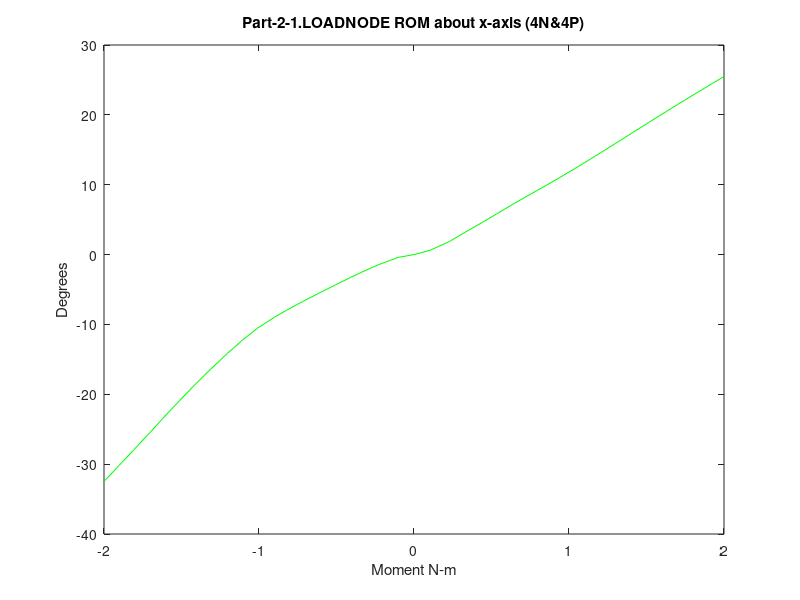

Here is the MATLAB script that generated this plot: (Note: this script raises an error after producing the figure.)
%% Range of  motion for model2_slideslide_Notether
%% Part-2-1.LOADNODE
% extension (4N) data converted to degrees
ta=[2 2.05126 2.11533 2.17471 2.20447 2.25221 2.30059 2.35788 2.41099 2.45099 2.50605 2.55427 2.60174 2.65492 2.70335 2.75569 2.80363 2.85302 2.90564 2.95047 3];
ur1a=(180/pi)*(.046461+[-0.046461 -0.0536261 -0.0719243 -0.0925226 -0.103558 -0.121725 -0.140536 -0.163272 -0.185491 -0.203345 -0.230981 -0.260761 -0.293318 -0.331982 -0.368959 -0.410823 -0.450315 -0.491948 -0.535856 -0.572623 -0.613218]);
ur2a=(180/pi)*(-.00585777+[0.00585777 0.00841638 0.010007 0.0102352 0.0101615 0.00996129 0.00983925 0.00944009 0.00872969 0.00795143 0.00648589 0.00507382 0.00342678 0.00139457 -0.000519125 -0.00280388 -0.00500792 -0.00741207 -0.00996584 -0.0122504 -0.0149016]);
ur3a=(180/pi)*(-.0178048+[0.0178048 0.0199497 0.0218387 0.022983 0.0233934 0.0240444 0.0249874 0.0261197 0.0269602 0.0274648 0.0278968 0.0281361 0.0283354 0.0284696 0.0285354 0.0284503 0.0282464 0.0279206 0.0273946 0.0269224 0.0263005]);

% flexion (4P) data converted to degrees
tb=[2 2.05126 2.11533 2.16533 2.2247 2.26689 2.31689 2.36689 2.42627 2.46846 2.52783 2.57002 2.60127 2.65098 2.70667 2.75577 2.81523 2.85038 2.90628 2.96349 3];
ur1b=(180/pi)*(.046461+[-0.046461 -0.0359477 -0.0133479 0.00944377 0.0359762 0.0553909 0.0783308 0.100425 0.126423 0.145329 0.172574 0.192578 0.207534 0.231616 0.258985 0.282958 0.311678 0.328488 0.354915 0.381588 0.398399]);
ur2b=(180/pi)*(-.00585777+[0.00585777 0.00940761 0.0140127 0.0177305 0.0214263 0.023906 0.0262111 0.0281338 0.0302518 0.0315664 0.0332463 0.0343249 0.0351286 0.0364289 0.0377455 0.0387762 0.0398819 0.0404991 0.0414438 0.042386 0.0429678]);
ur3b=(180/pi)*(-.0178048+[0.0178048 0.0203497 0.0237966 0.0263945 0.0292494 0.0306654 0.0324515 0.0340485 0.0356731 0.0366741 0.0380647 0.0390368 0.0396573 0.0402178 0.0401768 0.0397688 0.0390263 0.0385131 0.0376008 0.0366164 0.035982]);

% lateral bending (5N) data converted to degrees
ta5=[2 2.05026 2.11433 2.16433 2.21433 2.27371 2.30007 2.35578 2.40928 2.45979 2.52161 2.5572 2.60603 2.68118 2.71243 2.7511 2.82625 2.8575 2.91199 2.97132 3];
ur1a5=(180/pi)*(.046461+[-0.046461 -0.0451101 -0.0445592 -0.0441061 -0.0437283 -0.0437659 -0.0440733 -0.0450963 -0.046389 -0.0480873 -0.0505779 -0.0523386 -0.0550276 -0.0602993 -0.0627917 -0.0662852 -0.0741423 -0.0777171 -0.0844714 -0.092678 -0.0968135 ]);
ur2a5=(180/pi)*(-.00585777+[0.00585777 0.0011283 -0.0143931 -0.0297852 -0.0465441 -0.0670162 -0.076214 -0.0956696 -0.114098 -0.131182 -0.151505 -0.162986 -0.178549 -0.202013 -0.211623 -0.22348 -0.246269 -0.255595 -0.271608 -0.288473 -0.29643]);
ur3a5=(180/pi)*(-.0178048+[0.0178048 0.0154921 0.00426314 -0.00777221 -0.0211762 -0.0379736 -0.0456183 -0.0618495 -0.0774356 -0.0916588 -0.108128 -0.11698 -0.128566 -0.144665 -0.151019 -0.158667 -0.172983 -0.178715 -0.188199 -0.197649 -0.201962]);

% lateral bending (5P) data converted to degrees
tb5=[2 2.05126 2.11533 2.17471 2.20404 2.25438 2.33159 2.3549 2.4016 2.46738 2.50746 2.55002 2.60679 2.65835 2.71084 2.76368 2.81124 2.86007 2.90407 2.95108 3];
ur1b5=(180/pi)*(.046461+[-0.046461 -0.0441738 -0.0412694 -0.037977 -0.0362806 -0.0335458 -0.0311413 -0.0307253 -0.0304009 -0.0309078 -0.0315854 -0.0326829 -0.0348422 -0.0375529 -0.0411012 -0.0457139 -0.0507404 -0.0563129 -0.061931 -0.0685728 -0.0760728 ]);
ur2b5=(180/pi)*(-.00585777+[0.00585777 0.016923 0.0387083 0.0620079 0.0740923 0.0950612 0.126557 0.13574 0.153747 0.178354 0.193089 0.20858 0.22891 0.246986 0.264864 0.282395 0.297851 0.313444 0.327124 0.341241 0.355306]);
ur3b5=(180/pi)*(-.0178048+[0.0178048 0.0249361 0.0414938 0.0602444 0.0702475 0.0879529 0.114798 0.122642 0.138033 0.158917 0.171336 0.184283 0.201058 0.215759 0.229847 0.242884 0.253846 0.26458 0.273378 0.281887 0.289915]);

% axial roation (6N) data converted to degrees.
ta6=[2 2.05026 2.11433 2.16433 2.21433 2.26433 2.31433 2.36433 2.41433 2.46433 2.51433 2.56433 2.61433 2.66433 2.72371 2.75007 2.8094 2.86877 2.91887 2.95447 3 ];
ur1a6=(180/pi)*(.046461+[-0.046461 0.0120134 0.0225821 0.0326221 0.0346589 0.0376811 0.0392403 0.0416189 0.0431029 0.0446674 0.0469115 0.0501583 0.0529518 0.0550387 0.0577096 0.0605975 0.0635991 0.0667291 0.070642 0.0735443 0.075722]);
ur2a6=(180/pi)*(-.00585777+[0.00585777 0.00326802 -0.0212194 -0.0443153 -0.0531256 -0.0720561 -0.082076 -0.0957176 -0.104243 -0.112443 -0.121757 -0.133206 -0.142142 -0.148118 -0.155054 -0.161535 -0.167544 -0.173199 -0.1795 -0.183733 -0.186727]);
ur3a6=(180/pi)*(-.0178048+[0.0178048 -0.000432237 -0.0357116 -0.0723013 -0.0853066 -0.112844 -0.127303 -0.147426 -0.160062 -0.172559 -0.187227 -0.20545 -0.220143 -0.230185 -0.242165 -0.253802 -0.265047 -0.275957 -0.288593 -0.297423 -0.303869]);

% axial rotation (6P) data converted to degrees
tb6=[2 2.05026 2.11433 2.15261 2.2098 2.25679 2.30943 2.35333 2.40624 2.4511 2.50404 2.55744 2.60598 2.66477 2.70156 2.77304 2.80429 2.86109 2.90333 2.95384 3];
ur1b6=(180/pi)*(.046461+[-0.046461 -0.0442157 -0.0403981 -0.0371732 -0.0303606 -0.0229673 -0.0142684 -0.00756481 -0.000874363 0.00421245 0.00968479 0.0148364 0.0196412 0.025531 0.0291696 0.0361057 0.039017 0.0440077 0.0474514 0.051356 0.0548259]);
ur2b6=(180/pi)*(-.00585777+[0.00585777 0.0139065 0.0316258 0.0435986 0.0628339 0.079047 0.0963183 0.109871 0.125801 0.138728 0.153466 0.167843 0.180278 0.194382 0.202635 0.217346 0.223255 0.233188 0.239912 0.247345 0.25374 ]);
ur3b6=(180/pi)*(-.0178048+[0.0178048 0.0282052 0.051683 0.068339 0.0967203 0.121959 0.149398 0.170857 0.194342 0.212771 0.23321 0.252614 0.269334 0.288446 0.299769 0.320366 0.32885 0.34349 0.35374 0.365401 0.375664]);

%% Part-2-1.N-C4-EP
% extension (4N) data converted to degrees
tc=[2 2.05126 2.11533 2.17471 2.20447 2.25221 2.30059 2.35788 2.41099 2.45099 2.50605 2.55427 2.60174 2.65492 2.70335 2.75569 2.80363 2.85302 2.90564 2.95047 3];
ur1c=(180/pi)*(.0652219+[-0.0652219 -0.0678079 -0.0780829 -0.08993 -0.0965624 -0.107933 -0.12038 -0.136916 -0.153658 -0.167095 -0.18842 -0.21314 -0.241012 -0.274491 -0.306763 -0.343943 -0.379506 -0.417255 -0.457065 -0.490476 -0.527491]);
ur2c=(180/pi)*(-.00575355+[0.00575355 0.00876211 0.0115177 0.0136299 0.0145683 0.0158161 0.0168639 0.0177434 0.0183105 0.0185527 0.0185564 0.0184826 0.0181009 0.017387 0.0165195 0.0152686 0.0138928 0.0121854 0.0102091 0.0083124 0.00594123]);
ur3c=(180/pi)*(-.0145811+[0.0145811 0.016823 0.0192073 0.021282 0.0221676 0.0233724 0.0246094 0.0260628 0.0272437 0.0279853 0.0286537 0.0290683 0.0293763 0.0295325 0.0294775 0.0291958 0.0287587 0.0281247 0.0272176 0.0263719 0.0252691]);

% flexion (4P) data converted to degrees
td=[2 2.05126 2.11533 2.16533 2.2247 2.26689 2.31689 2.36689 2.42627 2.46846 2.52783 2.57002 2.60127 2.65098 2.70667 2.75577 2.81523 2.85038 2.90628 2.96349 3];
ur1d=(180/pi)*(.0652219+[-0.0652219 -0.0599489 -0.0445372 -0.0278231 -0.00967535 0.00405053 0.0201429 0.0353064 0.0533949 0.0669229 0.0868054 0.101659 0.112803 0.130856 0.151499 0.169747 0.191797 0.204746 0.225209 0.245927 0.25903 ]);
ur2d=(180/pi)*(-.00575355+[0.00575355 0.00878705 0.0126534 0.0157421 0.0185835 0.0206105 0.0224306 0.023907 0.0255792 0.0266279 0.027932 0.0287482 0.0293586 0.0303489 0.0313938 0.0322458 0.0331944 0.0337213 0.0345208 0.0353228 0.0358292]);
ur3d=(180/pi)*(-.0145811+[0.0145811 0.0169057 0.0201926 0.0226505 0.0253269 0.0267117 0.0285401 0.0302412 0.0320307 0.0332059 0.0348375 0.0359843 0.036731 0.0374607 0.0375919 0.0373691 0.0368628 0.0364826 0.0357927 0.0349756 0.034424 ]);

% lateral bending (5N) data converted to degrees
tc5=[2 2.05026 2.11433 2.16433 2.21433 2.27371 2.30007 2.35578 2.40928 2.45979 2.52161 2.5572 2.60603 2.68118 2.71243 2.7511 2.82625 2.8575 2.91199 2.97132 3];
ur1c5=(180/pi)*(.0652219+[-0.0652219 -0.0638241 -0.0621553 -0.0606192 -0.059022 -0.0573316 -0.0567365 -0.0558345 -0.0555319 -0.055887 -0.0569443 -0.0579648 -0.0595916 -0.0632077 -0.0650475 -0.0677532 -0.0741011 -0.0770513 -0.0827925 -0.0899534 -0.0936318]);
ur2c5=(180/pi)*(-.00575355+[0.00575355 0.00495717 -0.00398189 -0.0142009 -0.0258059 -0.0402069 -0.0467628 -0.0609656 -0.0747204 -0.0876656 -0.103251 -0.112171 -0.124295 -0.142739 -0.150355 -0.159803 -0.178077 -0.185567 -0.198434 -0.211924 -0.218262]);
ur3c5=(180/pi)*(-.0145811+[0.0145811 0.0148493 0.00801288 -0.000635107 -0.0106532 -0.0235199 -0.0294592 -0.0422698 -0.0548648 -0.0664376 -0.0799016 -0.0871577 -0.0966311 -0.109737 -0.114912 -0.121151 -0.132903 -0.13764 -0.145533 -0.153355 -0.156944]);

% lateral bending (5P) data converted to degrees
td5=[2 2.05126 2.11533 2.17471 2.20404 2.25438 2.33159 2.3549 2.4016 2.46738 2.50746 2.55002 2.60679 2.65835 2.71084 2.76368 2.81124 2.86007 2.90407 2.95108 3];
ur1d5=(180/pi)*(.0652219+[-0.0652219 -0.0636609 -0.061237 -0.0580193 -0.0563067 -0.0534592 -0.0506721 -0.050089 -0.0491992 -0.0489302 -0.0490992 -0.049715 -0.0512532 -0.0534173 -0.0563863 -0.060437 -0.0649869 -0.0700536 -0.0751923 -0.0813588 -0.0883873]);
ur2d5=(180/pi)*(-.00575355+[0.00575355 0.0126266 0.0277154 0.0445712 0.0534253 0.06896 0.0922924 0.0991549 0.112737 0.13156 0.142967 0.15506 0.171093 0.185502 0.199829 0.213959 0.226479 0.239138 0.2502 0.261631 0.273006 ]);
ur3d5=(180/pi)*(-.0145811+[0.0145811 0.0189132 0.0309067 0.0452172 0.0529978 0.0669755 0.0881903 0.0944592 0.106809 0.123827 0.13403 0.144724 0.158715 0.171131 0.183066 0.194139 0.203498 0.212685 0.220134 0.227334 0.234154]);

% axial rotation (6N) data converted to degrees
tc6=[2 2.05026 2.11433 2.16433 2.21433 2.26433 2.31433 2.36433 2.41433 2.46433 2.51433 2.56433 2.61433 2.66433 2.72371 2.75007 2.8094 2.86877 2.91887 2.95447 3 ];
ur1c6=(180/pi)*(.0652219+[-0.0652219 -0.00774222 0.00311143 0.0135572 0.0157954 0.0194108 0.0212933 0.0238506 0.0254061 0.0269697 0.0291936 0.0323068 0.0348986 0.0368379 0.0393121 0.0419044 0.0445448 0.0472839 0.0506963 0.0531932 0.0550687]);
ur2c6=(180/pi)*(-.00575355+[0.00575355 0.00759886 -0.0121157 -0.0297248 -0.0362521 -0.0501547 -0.0575018 -0.0673596 -0.0734732 -0.0793559 -0.085997 -0.0942627 -0.1008 -0.105172 -0.110253 -0.115045 -0.119497 -0.123698 -0.128397 -0.131592 -0.13388]);
ur3c6=(180/pi)*(-.0145811+[0.0145811 0.000829347 -0.0299378 -0.0610835 -0.0717433 -0.0939681 -0.105556 -0.121562 -0.131551 -0.141399 -0.152896 -0.167139 -0.178619 -0.186474 -0.195834 -0.204924 -0.21369 -0.222195 -0.232025 -0.238908 -0.243927]);

% axial rotation (6P) data converted to degrees
td6=[2 2.05026 2.11433 2.15261 2.2098 2.25679 2.30943 2.35333 2.40624 2.4511 2.50404 2.55744 2.60598 2.66477 2.70156 2.77304 2.80429 2.86109 2.90333 2.95384 3 ];
ur1d6=(180/pi)*(.0652219+[-0.0652219 -0.0633771 -0.0597316 -0.0564333 -0.0493221 -0.0417042 -0.0328972 -0.0260625 -0.0191891 -0.0139985 -0.00842891 -0.00298002 0.00210375 0.00821917 0.0119503 0.018872 0.0217521 0.0266882 0.0300956 0.0339795 0.0374428]);
ur2d6=(180/pi)*(-.00575355+[0.00575355 0.0111622 0.0239804 0.0328607 0.0472754 0.059379 0.072051 0.081917 0.093651 0.10335 0.114526 0.125593 0.135206 0.146117 0.152502 0.163851 0.168401 0.176041 0.181152 0.186754 0.191573 ]);
ur3d6=(180/pi)*(-.0145811+[0.0145811 0.0221963 0.0410352 0.0548087 0.078774 0.100215 0.123311 0.14122 0.160655 0.175926 0.192858 0.208883 0.222625 0.238327 0.247619 0.264467 0.271386 0.283308 0.291601 0.301001 0.309264]);

%% part-2-1.N-C5-EP
% extension (4N) data converted to degrees
te=[2 2.05126 2.11533 2.17471 2.20447 2.25221 2.30059 2.35788 2.41099 2.45099 2.50605 2.55427 2.60174 2.65492 2.70335 2.75569 2.80363 2.85302 2.90564 2.95047 3];
ur1e=(180/pi)*(.0360465+[-0.0360465 -0.0310256 -0.0284369 -0.0281848 -0.0288115 -0.0306729 -0.0333635 -0.0383002 -0.0446524 -0.0503491 -0.0589128 -0.0657091 -0.0721595 -0.0796571 -0.0866213 -0.0941554 -0.101312 -0.108941 -0.118193 -0.126872 -0.136707]);
ur2e=(180/pi)*(.00362934+[-0.00362934 -0.000816419 0.00234237 0.00460571 0.0056311 0.00707295 0.00811795 0.00897552 0.00964599 0.0100533 0.0103967 0.010815 0.0111069 0.0111469 0.010794 0.0100509 0.0091455 0.00789748 0.00631757 0.00486378 0.00316811]);
ur3e=(180/pi)*(-.00139267+[0.00139267 0.00311741 0.00498444 0.00631064 0.00686268 0.00759292 0.00816488 0.00883101 0.00944028 0.00984726 0.0102185 0.0105657 0.0108136 0.0108635 0.0105994 0.0100191 0.00931582 0.00842783 0.00733199 0.00638176 0.00528537]);

% flexion (4P) data converted to degrees
tf=[2 2.05126 2.11533 2.16533 2.2247 2.26689 2.31689 2.36689 2.42627 2.46846 2.52783 2.57002 2.60127 2.65098 2.70667 2.75577 2.81523 2.85038 2.90628 2.96349 3];
ur1f=(180/pi)*(.0360465+[-0.0360465 -0.0326828 -0.0310375 -0.0292938 -0.0202336 -0.0112178 -0.00113044 0.0078197 0.0193459 0.028583 0.0423383 0.0528034 0.0605854 0.072953 0.0869164 0.0993444 0.114528 0.123523 0.137792 0.152318 0.161531 ]);
ur2f=(180/pi)*(.00362934+[-0.00362934 -0.00160864 -0.000346236 0.000104435 0.00118082 0.0023612 0.0032632 0.00413088 0.00541988 0.00639233 0.00774378 0.00861272 0.00931341 0.0105156 0.011826 0.0129059 0.014122 0.0148007 0.0158234 0.0168403 0.0174586]);
ur3f=(180/pi)*(-.00139267+[0.00139267 0.00274009 0.00403326 0.00467883 0.00578094 0.00611365 0.00690142 0.00781369 0.00894671 0.00981661 0.0111547 0.0121513 0.0127808 0.0133192 0.013386 0.0132439 0.012926 0.0126913 0.0122533 0.0117116 0.011337]);

% lateral bending (5N) data converted to degrees
te5=[2 2.05026 2.11433 2.16433 2.21433 2.27371 2.30007 2.35578 2.40928 2.45979 2.52161 2.5572 2.60603 2.68118 2.71243 2.7511 2.82625 2.8575 2.91199 2.97132 3];
ur1e5=(180/pi)*(.0360465+[-0.0360465 -0.0317818 -0.0286308 -0.0271382 -0.0263996 -0.0261936 -0.0263061 -0.0267765 -0.0276582 -0.0288123 -0.0305957 -0.0319814 -0.0341455 -0.0382373 -0.0402405 -0.0430103 -0.0493167 -0.0521633 -0.0576627 -0.0642047 -0.0675002 ]);
ur2e5=(180/pi)*(.00362934+[-0.00362934 -0.00237485 -0.00486907 -0.00921751 -0.0152386 -0.0233588 -0.0271641 -0.0360263 -0.0449466 -0.0536681 -0.0644837 -0.0707795 -0.0793696 -0.0928129 -0.0984633 -0.105519 -0.11915 -0.124678 -0.134095 -0.143733 -0.148214]);
ur3e5=(180/pi)*(-.00139267+[0.00139267 0.00312348 0.00187437 -0.00148461 -0.00639972 -0.0133572 -0.0166691 -0.0242306 -0.0320757 -0.0395543 -0.0484456 -0.0532664 -0.0595371 -0.0682283 -0.0717225 -0.0759035 -0.0839072 -0.0871414 -0.092519 -0.0977295 -0.100106 ]);

% lateral bending (5P) data converted to degrees
tf5=[2 2.05126 2.11533 2.17471 2.20404 2.25438 2.33159 2.3549 2.4016 2.46738 2.50746 2.55002 2.60679 2.65835 2.71084 2.76368 2.81124 2.86007 2.90407 2.95108 3 ];
ur1f5=(180/pi)*(.0360465+[-0.0360465 -0.0318841 -0.0296556 -0.0290331 -0.0289847 -0.0294599 -0.0304406 -0.0306649 -0.0310939 -0.0320204 -0.0328952 -0.0342723 -0.0368888 -0.039935 -0.0436632 -0.048372 -0.0533837 -0.0587974 -0.0641488 -0.0704129 -0.0773204 ]);
ur2f5=(180/pi)*(.00362934+[-0.00362934 -0.000124664 0.00679385 0.01477 0.0192855 0.0275857 0.0419079 0.0464815 0.0559655 0.0695572 0.0780108 0.087066 0.0991928 0.110187 0.121101 0.13189 0.141466 0.151105 0.159385 0.167789 0.175967]);
ur3f5=(180/pi)*(-.00139267+[0.00139267 0.0026898 0.00709186 0.0130023 0.0165973 0.0236775 0.0361569 0.0401943 0.0485197 0.0604036 0.0677497 0.0755301 0.0858641 0.0951326 0.103994 0.112183 0.119162 0.125994 0.131424 0.13665 0.141573]);

% axial rotation (6N) data converted to degrees
te6=[2 2.05026 2.11433 2.16433 2.21433 2.26433 2.31433 2.36433 2.41433 2.46433 2.51433 2.56433 2.61433 2.66433 2.72371 2.75007 2.8094 2.86877 2.91887 2.95447 3];
ur1e6=(180/pi)*(.0360465+[-0.0360465 0.0152986 0.0215109 0.0222938 0.022396 0.0233382 0.0244276 0.026321 0.0274988 0.0287114 0.0305348 0.0330443 0.0351618 0.0367329 0.0387646 0.0409194 0.0431277 0.0454637 0.0483892 0.0505039 0.0520792 ]);
ur2e6=(180/pi)*(.00362934+[-0.00362934 0.00440906 -0.00629086 -0.0159115 -0.0200908 -0.029293 -0.0340468 -0.0403082 -0.0443146 -0.0481945 -0.0525561 -0.0579445 -0.0621553 -0.064925 -0.0681542 -0.0711789 -0.0740042 -0.0766485 -0.0795774 -0.0815035 -0.0828531]);
ur3e6=(180/pi)*(-.00139267+[0.00139267 -0.00445267 -0.0234333 -0.0411013 -0.0475547 -0.0614963 -0.0688207 -0.0789011 -0.0852482 -0.0915202 -0.0987961 -0.107788 -0.114977 -0.119848 -0.125637 -0.131219 -0.136598 -0.141816 -0.147834 -0.151997 -0.155015]);

% axial rotation (6P) data converted to degrees
tf6=[2 2.05026 2.11433 2.15261 2.2098 2.25679 2.30943 2.35333 2.40624 2.4511 2.50404 2.55744 2.60598 2.66477 2.70156 2.77304 2.80429 2.86109 2.90333 2.95384 3];
ur1f6=(180/pi)*(.0360465+[-0.0360465 -0.0314624 -0.0275937 -0.0253968 -0.0222772 -0.0195005 -0.0157651 -0.0122131 -0.00799245 -0.00432491 0.000159711 0.00459138 0.00866122 0.0135149 0.0164297 0.0217997 0.0240698 0.0281141 0.0310106 0.0343864 0.0373768]);
ur2f6=(180/pi)*(.00362934+[-0.00362934 -0.00116437 0.00415819 0.00770108 0.0133066 0.0183109 0.0240841 0.0297099 0.0375507 0.0441939 0.0520356 0.0598333 0.0665629 0.0741442 0.0785256 0.0861958 0.0892719 0.0944364 0.0978406 0.101482 0.104507]);
ur3f6=(180/pi)*(-.00139267+[0.00139267 0.00522626 0.0151993 0.022918 0.037043 0.0503499 0.0649864 0.0770244 0.09064 0.101414 0.113463 0.124749 0.134243 0.144976 0.151257 0.162457 0.167018 0.174867 0.180284 0.186369 0.191634]);

%% part-2-1.N-C6-EP
% extension (4N) data converted to degrees
tg=[2 2.05126 2.11533 2.17471 2.20447 2.25221 2.30059 2.35788 2.41099 2.45099 2.50605 2.55427 2.60174 2.65492 2.70335 2.75569 2.80363 2.85302 2.90564 2.95047 3];
ur1g=(180/pi)*(.0170716+[-0.0170716 -0.0107927 -0.00301835 0.00342873 0.00629899 0.00973415 0.0117543 0.0126821 0.0125253 0.0118824 0.0106671 0.00981395 0.00892741 0.00764087 0.00622124 0.00451628 0.00264717 0.000254544 -0.0032264 -0.00723474 -0.0123233 ]);
ur2g=(180/pi)*(.00248324+[-0.00248324 -0.00165328 -0.000216923 0.000984028 0.0015374 0.00250946 0.00346582 0.00425206 0.00480454 0.00514396 0.00559933 0.00609516 0.00650285 0.00680648 0.00695982 0.0070006 0.00694751 0.00675581 0.00643058 0.00597171 0.00530998]);
ur3g=(180/pi)*(.00144219+[-0.00144219 -0.00126615 -0.000953993 -0.000677714 -0.000568831 -0.000288019 0.000121293 0.000588835 0.000961697 0.00122129 0.00159645 0.00194681 0.00221007 0.00237667 0.0024377 0.00240045 0.00228754 0.00211307 0.00187732 0.00161001 0.00125949]);

% flexion (4P) data converted to degrees
tf=[2 2.05126 2.11533 2.16533 2.2247 2.26689 2.31689 2.36689 2.42627 2.46846 2.52783 2.57002 2.60127 2.65098 2.70667 2.75577 2.81523 2.85038 2.90628 2.96349 3];
ur1h=(180/pi)*(.0170716+[-0.0170716 -0.0142352 -0.0160195 -0.0189993 -0.0222672 -0.0234496 -0.0222028 -0.0180539 -0.0115384 -0.00579412 0.00304573 0.00983588 0.0147135 0.0216797 0.0288101 0.0351831 0.0429296 0.0475337 0.054889 0.0624357 0.0672597 ]);
ur2h=(180/pi)*(.00248324+[-0.00248324 -0.00201524 -0.00174964 -0.00166024 -0.00126996 -0.00117925 -0.000457083 0.000498772 0.00137564 0.00198685 0.00277044 0.00320377 0.00364313 0.00439338 0.00513947 0.00577315 0.00650635 0.00691789 0.00753811 0.00810242 0.00842547]);
ur3h=(180/pi)*(.00144219+[-0.00144219 -0.00117954 -0.000634773 -7.941E-005 0.000794566 0.00133117 0.00198263 0.00272717 0.00365817 0.00445509 0.00578979 0.00675741 0.00722828 0.00741275 0.00734631 0.0071938 0.00692639 0.00673594 0.00637476 0.00594376 0.00566846]);

% lateral bending (5N) data converted to degrees
tg5=[2 2.05026 2.11433 2.16433 2.21433 2.27371 2.30007 2.35578 2.40928 2.45979 2.52161 2.5572 2.60603 2.68118 2.71243 2.7511 2.82625 2.8575 2.91199 2.97132 3];
ur1g5=(180/pi)*(.0170716+[-0.0170716 -0.0127736 -0.009728 -0.00775579 -0.00584519 -0.00328868 -0.0019904 0.000680234 0.00246397 0.00356035 0.00425909 0.00416749 0.00357808 0.00148745 0.000355924 -0.00126325 -0.00511001 -0.00712459 -0.0108261 -0.014731 -0.0166605]);
ur2g5=(180/pi)*(.00248324+[-0.00248324 -0.00147547 0.000211297 0.000574919 1.06622E-005 -0.00201327 -0.0035497 -0.00763261 -0.0117385 -0.0160264 -0.0217712 -0.0252802 -0.0302196 -0.0384692 -0.0420073 -0.0464593 -0.0550825 -0.058735 -0.0648237 -0.0707275 -0.0734047]);
ur3g5=(180/pi)*(.00144219+[-0.00144219 -0.000291667 0.00161543 0.00221344 0.00192063 0.000265723 -0.00104211 -0.00451108 -0.00824296 -0.0119009 -0.0163521 -0.018779 -0.0219989 -0.0264064 -0.0282155 -0.0303589 -0.0347003 -0.0366473 -0.0397702 -0.0425711 -0.0438261]);

% lateral bending (5P) data converted to degrees
th5=[2 2.05126 2.11533 2.17471 2.20404 2.25438 2.33159 2.3549 2.4016 2.46738 2.50746 2.55002 2.60679 2.65835 2.71084 2.76368 2.81124 2.86007 2.90407 2.95108 3];
ur1h5=(180/pi)*(.0170716+[-0.0170716 -0.0124115 -0.00885936 -0.00648503 -0.00553692 -0.00378085 -0.000796196 -8.13807E-005 0.00119755 0.00225098 0.002388 0.00199826 0.000613668 -0.00135755 -0.00426933 -0.00795381 -0.0117757 -0.0162401 -0.0208659 -0.0258841 -0.031155]);
ur2h5=(180/pi)*(.00248324+[-0.00248324 -0.00223733 -0.00209977 -0.00128479 -0.000498418 0.00194773 0.00844752 0.0107982 0.0160035 0.0243355 0.0296989 0.0355106 0.0433245 0.0505525 0.0579854 0.065338 0.0718182 0.0785083 0.0843501 0.0900818 0.0954801]);
ur3h5=(180/pi)*(.00144219+[-0.00144219 -0.00217272 -0.00300366 -0.00290734 -0.00249664 -0.000791169 0.00418849 0.00608044 0.0102629 0.016875 0.0211079 0.0256141 0.0315993 0.0371715 0.0428078 0.04802 0.0524637 0.0570432 0.0608268 0.0643956 0.0677073]);

% axial rotation (6N) data converted to degrees
tg6=[2 2.05026 2.11433 2.16433 2.21433 2.26433 2.31433 2.36433 2.41433 2.46433 2.51433 2.56433 2.61433 2.66433 2.72371 2.75007 2.8094 2.86877 2.91887 2.95447 3];
ur1g6=(180/pi)*(.0170716+[-0.0170716 0.0163465 0.0179969 0.0179936 0.0182014 0.0187237 0.0191474 0.0198513 0.0204014 0.020979 0.0218123 0.0232006 0.0245033 0.0254806 0.0267086 0.0279762 0.0292591 0.030628 0.0323481 0.0336 0.0345287]);
ur2g6=(180/pi)*(.00248324+[-0.00248324 0.00457814 -0.000938234 -0.0066411 -0.00887877 -0.0139476 -0.0166386 -0.0202264 -0.0224377 -0.0245248 -0.0268258 -0.0296552 -0.031779 -0.0331489 -0.0347045 -0.0361496 -0.0375109 -0.0388099 -0.040274 -0.0412436 -0.0419169]);
ur3g6=(180/pi)*(.00144219+[-0.00144219 -0.00334888 -0.0110911 -0.018985 -0.0219883 -0.0286701 -0.0323017 -0.037402 -0.0406776 -0.0439015 -0.047666 -0.0523382 -0.056041 -0.0585297 -0.0614325 -0.0642166 -0.0669082 -0.0695482 -0.0726161 -0.0747279 -0.0762553]);

% axial rotation (6P) data converted to degrees
th6=[2 2.05026 2.11433 2.15261 2.2098 2.25679 2.30943 2.35333 2.40624 2.4511 2.50404 2.55744 2.60598 2.66477 2.70156 2.77304 2.80429 2.86109 2.90333 2.95384 3];
ur1h6=(180/pi)*(.0170716+[-0.0170716 -0.0126236 -0.0096232 -0.00816936 -0.0064329 -0.00564322 -0.00513375 -0.00422677 -0.00202759 0.000236337 0.00332875 0.00659074 0.00900666 0.0116036 0.0131407 0.0160473 0.0173042 0.0196154 0.0212993 0.0232564 0.0250137]);
ur2h6=(180/pi)*(.00248324+[-0.00248324 -0.00207704 -0.00174179 -0.00149354 -0.00100836 -0.00010035 0.00292375 0.00644943 0.0114508 0.015773 0.0210198 0.0262139 0.0307066 0.0358481 0.0387977 0.0438642 0.0458837 0.0492742 0.0514721 0.0537578 0.0556118]);
ur3h6=(180/pi)*(.00144219+[-0.00144219 -0.000291679 0.00249202 0.00475965 0.00950602 0.0141162 0.0205252 0.0266139 0.0341597 0.040241 0.0472741 0.0539863 0.0596104 0.0660308 0.0697757 0.0763454 0.0790058 0.0835577 0.0866561 0.0900655 0.0929816]);

%% part-2-1.N-C7-EP
% flexion (4N) data converted to degrees
ti=[2 2.05126 2.11533 2.17471 2.20447 2.25221 2.30059 2.35788 2.41099 2.45099 2.50605 2.55427 2.60174 2.65492 2.70335 2.75569 2.80363 2.85302 2.90564 2.95047 3];
ur1i=(180/pi)*(1.29883E-005+[-1.29883E-005 9.28616E-006 4.37716E-005 7.55412E-005 9.11302E-005 0.000115072 0.000139122 0.00016331 0.000180256 0.000189741 0.000199829 0.000208285 0.000217668 0.000227963 0.000236107 0.00024421 0.000251231 0.000257264 0.000262517 0.000263803 0.000257511]);
ur2i=(180/pi)*(1.17865E-005+[-1.17865E-005 -1.3362E-005 -1.26715E-005 -1.18867E-005 -1.13845E-005 -9.28055E-006 -6.12795E-006 -2.23865E-006 1.11475E-006 3.41209E-006 6.47181E-006 9.9365E-006 1.34643E-005 1.73625E-005 2.06634E-005 2.39691E-005 2.73081E-005 3.03788E-005 3.36563E-005 3.62518E-005 3.85309E-005]);
ur3i=(180/pi)*(3.27526E-006+[-3.27526E-006 -2.47297E-006 -2.96235E-006 -3.27976E-006 -3.6782E-006 -5.89424E-006 -8.997E-006 -1.19671E-005 -1.44461E-005 -1.607E-005 -1.83796E-005 -2.14953E-005 -2.45907E-005 -2.83083E-005 -3.17151E-005 -3.5592E-005 -4.00038E-005 -4.42356E-005 -4.94203E-005 -5.42312E-005 -5.94297E-005]);

% extension (4P) data converted to degrees
th=[2 2.05126 2.11533 2.16533 2.2247 2.26689 2.31689 2.36689 2.42627 2.46846 2.52783 2.57002 2.60127 2.65098 2.70667 2.75577 2.81523 2.85038 2.90628 2.96349 3];
ur1j=(180/pi)*(1.29883E-005+[-1.29883E-005 -8.49411E-006 -2.36603E-005 -4.28052E-005 -7.01663E-005 -8.57689E-005 -9.96431E-005 -0.000107274 -0.000111393 -0.000112816 -0.000113142 -0.000110315 -0.000105001 -8.05804E-005 -4.33373E-005 -9.46769E-006 3.37099E-005 6.07046E-005 0.000105848 0.000153485 0.000184499]);
ur2j=(180/pi)*(1.17865E-005+[-1.17865E-005 -1.34147E-005 -1.42948E-005 -1.50668E-005 -1.5566E-005 -1.70621E-005 -1.68172E-005 -1.63101E-005 -1.58821E-005 -1.5389E-005 -1.30472E-005 -1.12189E-005 -1.11652E-005 -1.13666E-005 -1.03249E-005 -8.83183E-006 -6.64492E-006 -5.26104E-006 -3.02814E-006 -8.65408E-007 6.11592E-007]);
ur3j=(180/pi)*(3.27526E-006+[-3.27526E-006 -2.33234E-006 -1.29041E-006 1.08652E-007 1.02796E-006 3.81625E-006 3.46857E-006 3.90424E-006 4.55595E-006 4.90587E-006 4.894E-006 5.43854E-006 6.9921E-006 7.9395E-006 5.75019E-006 3.05263E-006 -8.08808E-007 -3.34128E-006 -7.65333E-006 -1.22406E-005 -1.52932E-005 ]);

% lateral bending (5N) data converted to degrees
ti5=[2 2.05026 2.11433 2.16433 2.21433 2.27371 2.30007 2.35578 2.40928 2.45979 2.52161 2.5572 2.60603 2.68118 2.71243 2.7511 2.82625 2.8575 2.91199 2.97132 3 ];
ur1i5=(180/pi)*(1.29883E-005+[-1.29883E-005 8.8802E-007 1.16978E-005 1.86686E-005 2.54604E-005 3.37246E-005 3.80476E-005 4.85319E-005 6.51574E-005 8.2933E-005 0.000106655 0.000120551 0.00013987 0.000167627 0.000178281 0.000190265 0.000209724 0.000215797 0.000220886 0.000218959 0.000216495]);
ur2i5=(180/pi)*(1.17865E-005+[-1.17865E-005 -1.46917E-005 -1.14404E-005 -6.4575E-006 -1.29087E-006 3.39501E-006 4.85514E-006 5.92545E-006 1.13661E-006 -5.58498E-006 -1.59644E-005 -2.32556E-005 -3.40301E-005 -5.28754E-005 -6.22248E-005 -7.44885E-005 -0.000101484 -0.00011395 -0.000136928 -0.00016585 -0.000180332]);
ur3i5=(180/pi)*(3.27526E-006+[-3.27526E-006 9.63101E-006 2.49559E-005 3.28582E-005 3.82866E-005 4.32544E-005 4.39321E-005 4.46859E-005 4.39091E-005 4.18006E-005 3.81445E-005 3.62711E-005 3.33172E-005 3.10735E-005 3.15704E-005 3.25933E-005 3.69942E-005 3.90002E-005 4.16953E-005 4.72635E-005 5.04647E-005]);

% lateral bending (5P) data converted to degrees
tj5=[2 2.05126 2.11533 2.17471 2.20404 2.25438 2.33159 2.3549 2.4016 2.46738 2.50746 2.55002 2.60679 2.65835 2.71084 2.76368 2.81124 2.86007 2.90407 2.95108 3];
ur1j5=(180/pi)*(1.29883E-005+[-1.29883E-005 -7.0156E-007 8.72686E-006 1.51471E-005 1.75354E-005 2.1615E-005 3.10433E-005 3.55585E-005 4.61813E-005 6.47371E-005 7.82862E-005 9.39047E-005 0.000116398 0.000136931 0.00015674 0.000173424 0.000186098 0.000199182 0.00020421 0.000204091 0.000195716]);
ur2j5=(180/pi)*(1.17865E-005+[-1.17865E-005 -1.23468E-005 -1.67381E-005 -2.26921E-005 -2.57671E-005 -3.08438E-005 -3.37419E-005 -3.35955E-005 -3.05311E-005 -2.05575E-005 -1.16659E-005 -3.45329E-007 1.69602E-005 3.37231E-005 5.24009E-005 7.23558E-005 9.12359E-005 0.000110381 0.00012971 0.000153489 0.000180191]);
ur3j5=(180/pi)*(3.27526E-006+[-3.27526E-006 -1.43464E-005 -2.70167E-005 -3.47048E-005 -3.73366E-005 -3.88135E-005 -3.69809E-005 -3.61657E-005 -3.44389E-005 -3.24218E-005 -3.21014E-005 -3.14579E-005 -3.1539E-005 -3.17068E-005 -3.04843E-005 -2.97438E-005 -3.13403E-005 -3.28437E-005 -3.34478E-005 -3.65837E-005 -3.98345E-005]);

% axial rotation (6N) data converted to degrees
tj6=[2 2.05026 2.11433 2.16433 2.21433 2.26433 2.31433 2.36433 2.41433 2.46433 2.51433 2.56433 2.61433 2.66433 2.72371 2.75007 2.8094 2.86877 2.91887 2.95447 3];
ur1j6=(180/pi)*(1.29883E-005+[-1.29883E-005 6.78258E-005 7.08821E-005 7.0351E-005 7.27327E-005 8.05723E-005 8.65101E-005 9.67436E-005 0.000104764 0.000113376 0.000124421 0.000140151 0.000154236 0.000164632 0.000177826 0.000191223 0.000204869 0.000218769 0.000235645 0.000247846 0.000256966]);
ur2j6=(180/pi)*(1.17865E-005+[-1.17865E-005 2.19322E-005 3.47582E-005 4.74872E-005 5.28747E-005 6.41993E-005 7.02711E-005 7.8856E-005 8.45465E-005 9.02096E-005 9.70993E-005 0.000105936 0.00011315 0.000118231 0.00012443 0.0001306 0.000136713 0.000142852 0.000150184 0.000155466 0.000159369]);
ur3j6=(180/pi)*(3.27526E-006+[-3.27526E-006 -5.19884E-005 -0.000104024 -0.000171403 -0.000201409 -0.000271427 -0.000311692 -0.000372408 -0.000413861 -0.000456921 -0.000510037 -0.000579341 -0.000637771 -0.000679265 -0.000730402 -0.000781499 -0.000832589 -0.000883596 -0.000944083 -0.000987004 -0.00101869]);

% axial rotation (6P) data converted to degrees
ti6=[2 2.05026 2.11433 2.15261 2.2098 2.25679 2.30943 2.35333 2.40624 2.4511 2.50404 2.55744 2.60598 2.66477 2.70156 2.77304 2.80429 2.86109 2.90333 2.95384 3];
ur1i6=(180/pi)*(1.29883E-005+[-1.29883E-005 2.10247E-006 1.39424E-005 1.83882E-005 1.82119E-005 1.29673E-005 4.19322E-006 -4.14328E-006 -6.92669E-006 -2.06348E-006 7.60714E-006 2.48698E-005 4.91964E-005 7.94292E-005 9.87637E-005 0.000136767 0.000153742 0.000184077 0.00020569 0.000231326 0.000254324]);
ur2i6=(180/pi)*(1.17865E-005+[-1.17865E-005 -2.07097E-005 -4.33719E-005 -5.78714E-005 -8.1948E-005 -0.000105652 -0.00013681 -0.00016033 -0.000184237 -0.000198089 -0.000210698 -0.000217529 -0.000219817 -0.000219574 -0.000218337 -0.000213949 -0.000211437 -0.000206664 -0.000203906 -0.00020118 -0.000198889]);
ur3i6=(180/pi)*(3.27526E-006+[-3.27526E-006 1.75125E-005 6.47935E-005 9.31767E-005 0.000140944 0.000186633 0.000246149 0.000297411 0.000358814 0.000408174 0.000464762 0.000519908 0.000568662 0.00062645 0.000662588 0.000732784 0.000763503 0.000818743 0.00085948 0.000908212 0.000952598 ]);
%% join ROM data
% LOADNODE
% (4N&4P)
u1a=[flip(ur1a(2:21)),ur1b];
u2a=[flip(ur2a(2:21)),ur2b];
u3a=[flip(ur3a(2:21)),ur3b];
t1=[2*(-1*flip(ta(2:21))+2),(tb-2)*2];

%(5N&5P)
t2=[2*(-1*flip(ta5(2:21))+2),(tb5-2)*2];
u1a5=[flip(ur1a5(2:21)),ur1b5];
u2a5=[flip(ur2a5(2:21)),ur2b5];
u3a5=[flip(ur3a5(2:21)),ur3b5];

%(6N&6P)
tab6=[2*(-1*flip(ta6(2:21))+2),(tb6-2)*2];
u1a6=[flip(ur1a6(2:21)),ur1b6];
u2a6=[flip(ur2a6(2:21)),ur2b6];
u3a6=[flip(ur3a6(2:21)),ur3b6];


% C4
% (4N&4P)
u1z=[flip(ur1c(2:21)),ur1d];
u2z=[flip(ur2c(2:21)),ur2d];
u3z=[flip(ur3c(2:21)),ur3d];
t3=[2*(-1*flip(tc(2:21))+2),(td-2)*2];

%(5N&5P)
t4=[2*(-1*flip(tc5(2:21))+2),(td5-2)*2];
u1z5=[flip(ur1c5(2:21)),ur1d5];
u2z5=[flip(ur2c5(2:21)),ur2d5];
u3z5=[flip(ur3c5(2:21)),ur3d5];

% 6N & 6P
t20=[2*(-1*flip(tc6(2:21))+2),(td6-2)*2];
u1c6=[flip(ur1c6(2:21)),ur1d6];
u2c6=[flip(ur2c6(2:21)),ur2d6];
u3c6=[flip(ur3c6(2:21)),ur3d6];


% C5
% (4N&4P)
u1y=[flip(ur1e(2:21)),ur1f];
u2y=[flip(ur2e(2:21)),ur2f];
u3y=[flip(ur3e(2:21)),ur3f];
t5=[2*(-1*flip(te(2:21))+2),(tf-2)*2];

%(5N&5P)
t6=[2*(-1*flip(te5(2:21))+2),(tf5-2)*2];
u1y5=[flip(ur1e5(2:21)),ur1f5];
u2y5=[flip(ur2e5(2:21)),ur2f5];
u3y5=[flip(ur3e5(2:21)),ur3f5];

%(6N&6P)
t21=[2*(-1*flip(te6(2:21))+2),(tf6-2)*2];
u1e6=[flip(ur1e6(2:21)),ur1f6];
u2e6=[flip(ur2e6(2:21)),ur2f6];
u3e6=[flip(ur3e6(2:21)),ur3f6];


% C6
% (4N&4P)
u1x=[flip(ur1g(2:21)),ur1h];
u2x=[flip(ur2g(2:21)),ur2h];
u3x=[flip(ur3g(2:21)),ur3h];
t7=[2*(-1*flip(tg(2:21))+2),(th-2)*2];

%(5N&5P)
t8=[2*(-1*flip(tg5(2:21))+2),(th5-2)*2];
u1x5=[flip(ur1g5(2:21)),ur1h5];
u2x5=[flip(ur2g5(2:21)),ur2h5];
u3x5=[flip(ur3g5(2:21)),ur3h5];

% 6N & 6P
t22=[2*(-1*flip(tg6(2:21))+2),(th6-2)*2];
u1g6=[flip(ur1g6(2:21)),ur1h6];
u2g6=[flip(ur2g6(2:21)),ur2h6];
u3g6=[flip(ur3g6(2:21)),ur3h6];


% C7
% (4N&4P)
u1w=[flip(ur1i(2:21)),ur1j];
u2w=[flip(ur2i(2:21)),ur2j];
u3w=[flip(ur3i(2:21)),ur3j];
t9=[2*(-1*flip(ti(2:21))+2),(th-2)*2];

%(5N&5P)
t10=[2*(-1*flip(ti5(1:20))+2),(tj5-2)*2];
u1w5=[flip(ur1i5(2:21)),ur1j5];
u2w5=[flip(ur2i5(2:21)),ur2j5];
u3w5=[flip(ur3i5(2:21)),ur3j5];

% 6N & 6P
t23=[2*(-1*flip(tj6(2:21))+2),(ti6-2)*2];
u1i6=[flip(ur1j6(2:21)),ur1i6];
u2i6=[flip(ur2j6(2:21)),ur2i6];
u3i6=[flip(ur3j6(2:21)),ur3i6];



%% plot ROM data

figure(1)
b=plot(t1,u1a,'g');
title('Part-2-1.LOADNODE ROM about x-axis (4N&4P)')
xlabel('Moment N-m')
ylabel('Degrees')
legend([c,a,b],'intact','model 1','model 2')
hold on

figure(2)
b=plot(t1,u2a,'g');
title('Part-2-1.LOADNODE ROM about y-axis (4N&4P)')
xlabel('Moment N-m')
ylabel('Degrees')
legend([c,a,b],'intact','model 1','model 2')
hold on

figure(3)
b=plot(t1,u3a,'g');
title('Part-2-1.LOADNODE ROM about z-axis (4N&4P)')
xlabel('Moment N-m')
ylabel('Degrees')
legend([c,a,b],'intact','model 1','model 2')
hold on

figure(4)
b=plot(t2,u1a5,'g');
title('Part-2-1.LOADNODE ROM about x-axis (5N&5P)')
xlabel('Moment N-m')
ylabel('Degrees')
legend([c,a,b],'intact','model 1','model 2')
hold on

figure(5)
b=plot(t2,u2a5,'g');
title('Part-2-1.LOADNODE ROM about y-axis (5N&5P)')
xlabel('Moment N-m')
ylabel('Degrees')
legend([c,a,b],'intact','model 1','model 2')
hold on

figure(6)
b=plot(t2,u3a5,'g');
title('Part-2-1.LOADNODE ROM about z-axis (5N&4P)')
xlabel('Moment N-m')
ylabel('Degrees')
legend([c,a,b],'intact','model 1','model 2')
hold on

figure(7)
b=plot(tab6,u1a6,'g');
title('Part-2-1.LOADNODE ROM about x-axis (6N&6P)')
xlabel('Moment N-m')
ylabel('degrees')
legend([c,a,b],'intact','model 1','model 2')
hold on

figure(8)
b=plot(tab6,u2a6,'g');
title('Part-2-1.LOADNODE ROM about y-axis (6N&6P)')
xlabel('Moment N-m')
ylabel('degrees')
legend([c,a,b],'intact','model 1','model 2')
hold on

figure(9)
b=plot(tab6,u3a6,'g');
title('Part-2-1.LOADNODE ROM about z-axis (6N&6P)')
xlabel('Moment N-m')
ylabel('degrees')
legend([c,a,b],'intact','model 1','model 2')
hold on

figure(10)
b=plot(t3,u1z,'g');
title('Part-2-1.N-C4-EP ROM about x-axis (4N&4P)')
xlabel('Moment N-m')
ylabel('Degrees')
legend([c,a,b],'intact','model 1','model 2')
hold on


figure(11)
b=plot(t3,u2z,'g');
title('Part-2-1.N-C4-EP ROM about y-axis (4N&4P)')
xlabel('Moment N-m')
ylabel('Degrees')
legend([c,a,b],'intact','model 1','model 2')
 hold on

figure(12)
b=plot(t3,u3z,'g');
title('Part-2-1.N-C4-EP ROM about z-axis (4N&4P)')
xlabel('Moment N-m')
ylabel('Degrees')
legend([c,a,b],'intact','model 1','model 2')
hold on

figure(13)
b=plot(t4,u1z5,'g');
title('Part-2-1.N-C4-EP ROM about x-axis (5N&5P)')
xlabel('Moment N-m')
ylabel('Degrees')
legend([c,a,b],'intact','model 1','model 2')
hold on

figure(14)
b=plot(t4,u2z5,'g');
title('Part-2-1.N-C4-EP ROM about y-axis (5N&5P)')
xlabel('Moment N-m')
ylabel('Degrees')
legend([c,a,b],'intact','model 1','model 2')
hold on

figure(15)
b=plot(t4,u3z5,'g');
title('Part-2-1.N-C4-EP ROM about z-axis (5N&5P)')
xlabel('Moment N-m')
ylabel('Degrees')
legend([c,a,b],'intact','model 1','model 2')
hold on


figure(16)
b=plot(t20,u1c6,'g');
title('Part-2-1.N-C4-EP ROM about x axis (6N&6P)')
xlabel('Moment N-m')
ylabel('Degrees')
legend([c,a,b],'intact','model 1','model 2')
hold on

figure(17)
b=plot(t20,u2c6,'g');
title('Part-2-1.N-C4-EP ROM about y axis (6N&6P)')
xlabel('Moment N-m')
ylabel('Degrees')
legend([c,a,b],'intact','model 1','model 2')
hold on

figure(18)
b=plot(t20,u3c6,'g');
title('Part-2-1.N-C4-EP ROM about z axis (6N&6P)')
xlabel('Moment N-m')
ylabel('Degrees')
legend([c,a,b],'intact','model 1','model 2')
hold on

figure(19)
b=plot(t5,u1y,'g');
title('Part-2-1.N-C5-EP ROM about x-axis (4N&4P)')
xlabel('Moment N-m')
ylabel('Degrees')
legend([c,a,b],'intact','model 1','model 2')
hold on

figure(20)
b=plot(t5,u2y,'g');
title('Part-2-1.N-C4-EP ROM about y-axis (4N&4P)')
xlabel('Moment N-m')
ylabel('Degrees')
legend([c,a,b],'intact','model 1','model 2')
hold on

figure(21)
b=plot(t5,u3y,'g');
title('Part-2-1.N-C4-EP ROM about z-axis (4N&4P)')
xlabel('Moment N-m')
ylabel('Degrees')
legend([c,a,b],'intact','model 1','model 2')
hold on

figure(22)
b=plot(t6,u1y5,'g');
title('Part-2-1.N-C5-EP ROM about x-axis (5N&5P)')
xlabel('Moment N-m')
ylabel('Degrees')
legend([c,a,b],'intact','model 1','model 2')
hold on

figure(23)
b=plot(t6,u2y5,'g');
title('Part-2-1.N-C5-EP ROM about y-axis (5N&5P)')
xlabel('Moment N-m')
ylabel('Degrees')
legend([c,a,b],'intact','model 1','model 2')
hold on

figure(24)
b=plot(t6,u3y5,'g');
title('Part-2-1.N-C5-EP ROM about z-axis (5N&5P)')
xlabel('Moment N-m')
ylabel('Degrees')
legend([c,a,b],'intact','model 1','model 2')
hold on


figure(25)
b=plot(t21,u1e6,'g');
title('Part-2-1.N-C5-EP ROM about x-axis (6N&6P)')
xlabel('Moment N-m')
ylabel('Degrees')
legend([c,a,b],'intact','model 1','model 2')
hold on

figure(26)
b=plot(t21,u2e6,'g');
title('Part-2-1.N-C5-EP ROM about y-axis (6N&6P)')
xlabel('Moment N-m')
ylabel('Degrees')
legend([c,a,b],'intact','model 1','model 2')
hold on

figure(27)
b=plot(t21,u3e6,'g');
title('Part-2-1.N-C5-EP ROM about y-axis (6N&6P)')
xlabel('Moment N-m')
ylabel('Degrees')
legend([c,a,b],'intact','model 1','model 2')
hold on

figure(28)
b=plot(t7,u1x,'g');
title('Part-2-1.N-C6-EP ROM about x-axis (4N&4P)')
xlabel('Moment N-m')
ylabel('Degrees')
legend([c,a,b],'intact','model 1','model 2')
hold on

figure(29)
b=plot(t7,u2x,'g');
title('Part-2-1.N-C6-EP ROM about y-axis (4N&4P)')
xlabel('Moment N-m')
ylabel('Degrees')
legend([c,a,b],'intact','model 1','model 2')
hold on

figure(30)
b=plot(t7,u3x,'g');
title('Part-2-1.N-C6-EP ROM about z-axis (4N&4P)')
xlabel('Moment N-m')
ylabel('Degrees')
legend([c,a,b],'intact','model 1','model 2')
hold on

figure(31)
b=plot(t8,u1x5,'g');
title('Part-2-1.N-C6-EP ROM about x-axis (5N&5P)')
xlabel('Moment N-m')
ylabel('Degrees')
legend([c,a,b],'intact','model 1','model 2')
hold on

figure(32)
b=plot(t8,u2x5,'g');
title('Part-2-1.N-C6-EP ROM about y-axis (5N&5P)')
xlabel('Moment N-m')
ylabel('Degrees')
legend([c,a,b],'intact','model 1','model 2')
hold on

figure(33)
b=plot(t8,u3x5,'g');
title('Part-2-1.N-C6-EP ROM about z-axis (5N&5P)')
xlabel('Moment N-m')
ylabel('Degrees')
legend([c,a,b],'intact','model 1','model 2')
hold on

figure(34)
b=plot(t22,u1g6,'g');
title('Part-2-1.N-C6-EP ROM about x-axis (6N&6P)')
xlabel('Moment N-m')
ylabel('Degrees')
legend([c,a,b],'intact','model 1','model 2')
hold on

figure(35)
b=plot(t22,u2g6,'g');
title('Part-2-1.N-C6-EP ROM about y-axis (6N&6P)')
xlabel('Moment N-m')
ylabel('Degrees')
legend([c,a,b],'intact','model 1','model 2')
hold on

figure(36)
b=plot(t22,u3g6,'g');
title('Part-2-1.N-C6-EP ROM about z-axis (6N&6P)')
xlabel('Moment N-m')
ylabel('Degrees')
legend([c,a,b],'intact','model 1','model 2')
hold on

figure(37)
b=plot(t9,u1w,'g');
title('Part-2-1.N-C7-EP ROM about x-axis (4N&4P)')
xlabel('Moment N-m')
ylabel('Degrees')
legend([c,a,b],'intact','model 1','model 2')
hold on

figure(38)
b=plot(t9,u2w,'g');
title('Part-2-1.N-C7-EP ROM about y-axis (4N&4P)')
xlabel('Moment N-m')
ylabel('Degrees')
legend([c,a,b],'intact','model 1','model 2')
hold on

figure(39)
b=plot(t9,u3w,'g');
title('Part-2-1.N-C7-EP ROM about z-axis (4N&4P)')
xlabel('Moment N-m')
ylabel('Degrees')
legend([c,a,b],'intact','model 1','model 2')
hold on

figure(40)
b=plot(t10,u1x5,'g');
title('Part-2-1.N-C7-EP ROM about x-axis (5N&5P)')
xlabel('Moment N-m')
ylabel('Degrees')
legend([c,a,b],'intact','model 1','model 2')
hold on

figure(41)
b=plot(t10,u2x5,'g');
title('Part-2-1.N-C7-EP ROM about y-axis (5N&5P)')
xlabel('Moment N-m')
ylabel('Degrees')
legend([c,a,b],'intact','model 1','model 2')
hold on

figure(42)
b=plot(t10,u3x5,'g');
title('Part-2-1.N-C7-EP ROM about z-axis (5N&5P)')
xlabel('Moment N-m')
ylabel('Degrees')
legend([c,a,b],'intact','model 1','model 2')
hold on

figure(43)
b=plot(t23,u1i6,'g');
title('Part-2-1.N-C7-EP ROM about x-axis (6N&6P)')
xlabel('Moment N-m')
ylabel('Degrees')
legend([c,a,b],'intact','model 1','model 2')
hold on

figure(44)
b=plot(t23,u2i6,'g');
title('Part-2-1.N-C7-EP ROM about y-axis (6N&6P)')
xlabel('Moment N-m')
ylabel('Degrees')
legend([c,a,b],'intact','model 1','model 2')
hold on

figure(45)
b=plot(t23,u3i6,'g');
title('Part-2-1.N-C7-EP ROM about z-axis (6N&6P)')
xlabel('Moment N-m')
ylabel('Degrees')
legend([c,a,b],'intact','model 1','model 2')
hold on
